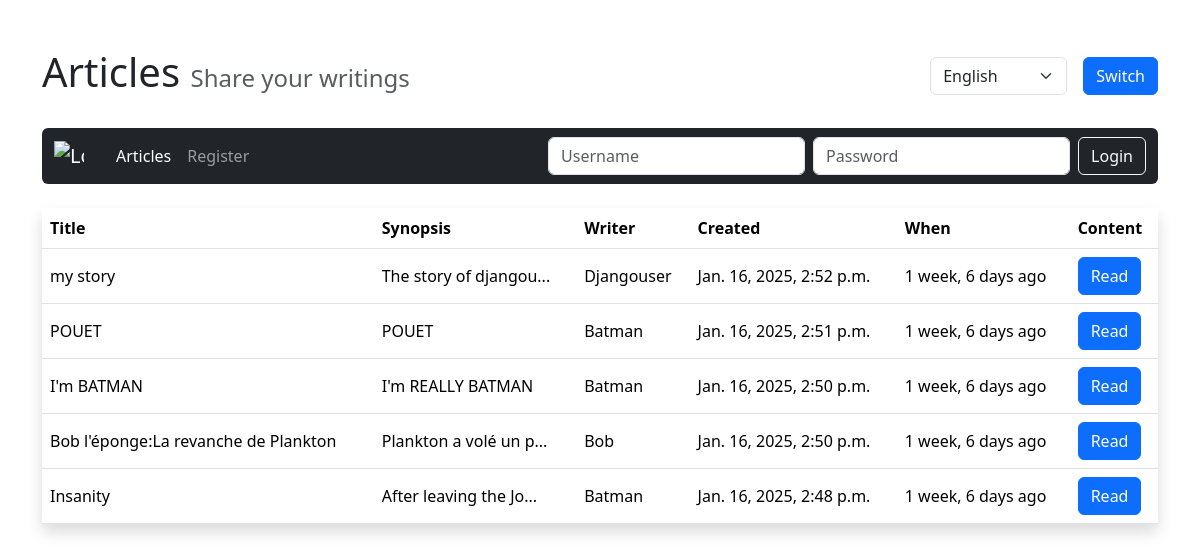
The page / on the database its author committed.
### ex/models.py (models this page shows, shortened)
class Article(models.Model):
    title = models.CharField(max_length=64, null=False)
    author = models.ForeignKey(User, on_delete=models.CASCADE, null=False)
    created = models.DateTimeField(auto_now_add=True, null=False)
    synopsis = models.TextField(max_length=312, null=False)
    content = models.TextField(null=False)

### ex/views.py (the view)
# urls.py: 2. Add a URL to urlpatterns:  path('', Home.as_view(), name='home')
class Home(ListView):
    model = Article
    template_name = "ex/home.html"
    context_object_name = 'articles'
    ordering = ['-created']

### ex/templates/ex/home.html (shortened to what this page needs)
<!DOCTYPE html>
{% load i18n %}
<html lang="en">
<head>
    {% load bootstrap5 %}
    {% bootstrap_css %}
</head>
<body>
    <div class="container mt-5">
        <div class="d-flex justify-content-between align-items-center mb-4">
            <h1>{% trans "Articles" %} <small class="text-muted fs-4">{% trans "Share your writings" %}</small></h1>
            <div>
                <form method="post" action="{% url 'set_language' %}" class="d-flex align-items-center gap-3">
                    <div class="form-group mb-0">
                        <select name="language" id="language-select" class="form-select">
                            <option value="en">{% trans "English" %}</option>
                        </select>
                    </div>
                    <button type="submit" class="btn btn-primary">
                         {% trans "Switch" %}
                    </button>
                </form>
            </div>
        </div>
        <nav class="navbar navbar-expand-lg navbar-dark bg-dark mb-4 rounded">
            <div class="container-fluid">
                <a class="navbar-brand d-flex align-items-center" href="{% url 'home' %}">
                    <img src="https://img.icons8.com/?size=100&id=rXkcoEAc5lrA&format=png&color=FFFFFF" alt="{% trans 'Logo' %}" width="30" height="30" class="d-inline-block align-text-top me-2">
                </a>
                <div class="collapse navbar-collapse">
                    <ul class="navbar-nav me-auto">
                        <li class="nav-item">
                            <a class="nav-link active" href="{% url 'home' %}">{% trans "Articles" %}</a>
                        </li>
                        {% if user.is_authenticated %}
                            <li class="nav-item">
                                <a class="nav-link" href="{% url 'favourites' %}">{% trans "Favourites" %}</a>
                            </li>
                            <li class="nav-item">
                                <a class="nav-link" href="{% url 'publications' %}">{% trans "Publications" %}</a>
                            </li>
                        {% else %}
                            <li class="nav-item">
                                <a class="nav-link" href="{% url 'register' %}">{% trans "Register" %}</a>
                            </li>
                        {% endif %}
                    </ul>
                    {% if user.is_authenticated %}
                        <div class="d-flex justify-content-center align-items-center gap-3">
                            <p class="text-light mb-0">{% trans "Logged as" %} {{ user.username }}</p>
                            <a href="{% url 'logout' %}">
                                <button type="submit" name="logout" class="btn btn-secondary">{% trans "Logout" %}</button>
                            </a>
                        </div>
                    {% else %}
                        <form class="d-flex" action="{% url 'login' %}" method="POST">
                            <input class="form-control me-2" type="text" name="username" placeholder="{% trans 'Username' %}" aria-label="{% trans 'Username' %}">
                            <input class="form-control me-2" type="password" name="password" placeholder="{% trans 'Password' %}" aria-label="{% trans 'Password' %}">
                            <button class="btn btn-outline-light" type="submit">{% trans "Login" %}</button>
                        </form>
                    {% endif %}
                </div>
            </div>
        </nav>
        <table class="table shadow rounded">
            <thead>
                <tr>
                    <th>{% trans "Title" %}</th>
                    <th>{% trans "Synopsis" %}</th>
                    <th>{% trans "Writer" %}</th>
                    <th>{% trans "Created" %}</th>
                    <th>{% trans "When" %}</th>
                    <th>{% trans "Content" %}</th>
                </tr>
            </thead>
            <tbody>
                {% for article in articles %}
                <tr>
                    <td class="align-middle">{{ article.title }}</td>
                    <td class="align-middle">
                        {{ article.synopsis|slice:":20" }}{% if article.synopsis|length > 20 %}...{% endif %}
                    </td>
                    <td class="align-middle">{{ article.author.username }}</td>
                    <td class="align-middle">{{ article.created }}</td>
                    <td class="align-middle">{{ article.created|timesince }} {% trans "ago" %}</td>
                    <td class="align-middle">
                        <a href="{% url 'article_detail' article.id %}" class="btn btn-primary">{% trans "Read" %}</a>
                    </td>
                </tr>
                {% empty %}
                <tr>
                    <td colspan="6">{% trans "No articles found." %}</td>
                </tr>
                {% endfor %}
            </tbody>
        </table>
    </div>
</body>
</html>

### rows shown on the page
Article: title "my story", synopsis "The story of djangou", author.username "Djangouser", created "Jan. 16, 2025, 2:52 p.m.", created "1 week, 6 days"
Article: title "POUET", synopsis "POUET", author.username "Batman", created "Jan. 16, 2025, 2:51 p.m.", created "1 week, 6 days"
Article: title "I'm BATMAN", synopsis "I'm REALLY BATMAN", author.username "Batman", created "Jan. 16, 2025, 2:50 p.m.", created "1 week, 6 days"
Article: title "Bob l'éponge:La revanche de Plankton", synopsis "Plankton a volé un p", author.username "Bob", created "Jan. 16, 2025, 2:50 p.m.", created "1 week, 6 days"
Article: title "Insanity", synopsis "After leaving the Jo", author.username "Batman", created "Jan. 16, 2025, 2:48 p.m.", created "1 week, 6 days"
